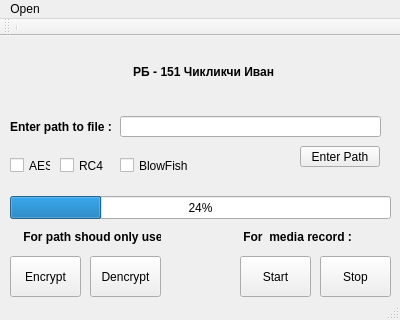
<?xml version="1.0" encoding="UTF-8"?>
<ui version="4.0">
 <class>MainWindow</class>
 <widget class="QMainWindow" name="MainWindow">
  <property name="geometry">
   <rect>
    <x>0</x>
    <y>0</y>
    <width>400</width>
    <height>320</height>
   </rect>
  </property>
  <property name="minimumSize">
   <size>
    <width>400</width>
    <height>320</height>
   </size>
  </property>
  <property name="maximumSize">
   <size>
    <width>400</width>
    <height>320</height>
   </size>
  </property>
  <property name="windowTitle">
   <string>MainWindow</string>
  </property>
  <widget class="QWidget" name="centralWidget">
   <widget class="QPushButton" name="Encrypt">
    <property name="geometry">
     <rect>
      <x>10</x>
      <y>220</y>
      <width>71</width>
      <height>41</height>
     </rect>
    </property>
    <property name="cursor">
     <cursorShape>PointingHandCursor</cursorShape>
    </property>
    <property name="text">
     <string>Encrypt</string>
    </property>
   </widget>
   <widget class="QProgressBar" name="progressBar">
    <property name="geometry">
     <rect>
      <x>10</x>
      <y>160</y>
      <width>381</width>
      <height>23</height>
     </rect>
    </property>
    <property name="value">
     <number>24</number>
    </property>
   </widget>
   <widget class="QLabel" name="label">
    <property name="geometry">
     <rect>
      <x>10</x>
      <y>70</y>
      <width>101</width>
      <height>41</height>
     </rect>
    </property>
    <property name="font">
     <font>
      <weight>75</weight>
      <bold>true</bold>
     </font>
    </property>
    <property name="text">
     <string>Enter path to file :</string>
    </property>
   </widget>
   <widget class="QLineEdit" name="lineEdit">
    <property name="geometry">
     <rect>
      <x>120</x>
      <y>80</y>
      <width>261</width>
      <height>21</height>
     </rect>
    </property>
   </widget>
   <widget class="QPushButton" name="setPath">
    <property name="geometry">
     <rect>
      <x>300</x>
      <y>110</y>
      <width>80</width>
      <height>21</height>
     </rect>
    </property>
    <property name="cursor">
     <cursorShape>PointingHandCursor</cursorShape>
    </property>
    <property name="text">
     <string>Enter Path</string>
    </property>
   </widget>
   <widget class="QPushButton" name="Decrypt">
    <property name="geometry">
     <rect>
      <x>90</x>
      <y>220</y>
      <width>71</width>
      <height>41</height>
     </rect>
    </property>
    <property name="cursor">
     <cursorShape>PointingHandCursor</cursorShape>
    </property>
    <property name="contextMenuPolicy">
     <enum>Qt::CustomContextMenu</enum>
    </property>
    <property name="text">
     <string>Dencrypt</string>
    </property>
    <property name="checkable">
     <bool>false</bool>
    </property>
    <property name="autoRepeatInterval">
     <number>102</number>
    </property>
    <property name="autoDefault">
     <bool>false</bool>
    </property>
   </widget>
   <widget class="QLabel" name="label_2">
    <property name="geometry">
     <rect>
      <x>70</x>
      <y>20</y>
      <width>261</width>
      <height>31</height>
     </rect>
    </property>
    <property name="font">
     <font>
      <weight>75</weight>
      <bold>true</bold>
     </font>
    </property>
    <property name="text">
     <string>                   РБ - 151 Чикликчи Иван</string>
    </property>
   </widget>
   <widget class="QLabel" name="label_3">
    <property name="geometry">
     <rect>
      <x>20</x>
      <y>190</y>
      <width>141</width>
      <height>21</height>
     </rect>
    </property>
    <property name="font">
     <font>
      <weight>75</weight>
      <bold>true</bold>
     </font>
    </property>
    <property name="text">
     <string> For path shoud only use :</string>
    </property>
   </widget>
   <widget class="QPushButton" name="Start">
    <property name="geometry">
     <rect>
      <x>240</x>
      <y>220</y>
      <width>71</width>
      <height>41</height>
     </rect>
    </property>
    <property name="cursor">
     <cursorShape>PointingHandCursor</cursorShape>
    </property>
    <property name="contextMenuPolicy">
     <enum>Qt::CustomContextMenu</enum>
    </property>
    <property name="text">
     <string>Start</string>
    </property>
    <property name="checkable">
     <bool>false</bool>
    </property>
    <property name="autoRepeatInterval">
     <number>102</number>
    </property>
    <property name="autoDefault">
     <bool>false</bool>
    </property>
   </widget>
   <widget class="QPushButton" name="Stop">
    <property name="geometry">
     <rect>
      <x>320</x>
      <y>220</y>
      <width>71</width>
      <height>41</height>
     </rect>
    </property>
    <property name="cursor">
     <cursorShape>PointingHandCursor</cursorShape>
    </property>
    <property name="contextMenuPolicy">
     <enum>Qt::CustomContextMenu</enum>
    </property>
    <property name="text">
     <string>Stop</string>
    </property>
    <property name="checkable">
     <bool>false</bool>
    </property>
    <property name="autoRepeatInterval">
     <number>102</number>
    </property>
    <property name="autoDefault">
     <bool>false</bool>
    </property>
   </widget>
   <widget class="QLabel" name="label_4">
    <property name="geometry">
     <rect>
      <x>240</x>
      <y>190</y>
      <width>141</width>
      <height>21</height>
     </rect>
    </property>
    <property name="font">
     <font>
      <weight>75</weight>
      <bold>true</bold>
     </font>
    </property>
    <property name="text">
     <string> For  media record :</string>
    </property>
   </widget>
   <widget class="QCheckBox" name="AES">
    <property name="geometry">
     <rect>
      <x>10</x>
      <y>120</y>
      <width>41</width>
      <height>19</height>
     </rect>
    </property>
    <property name="text">
     <string>AES</string>
    </property>
   </widget>
   <widget class="QCheckBox" name="RC4">
    <property name="geometry">
     <rect>
      <x>60</x>
      <y>120</y>
      <width>51</width>
      <height>19</height>
     </rect>
    </property>
    <property name="text">
     <string>RC4</string>
    </property>
   </widget>
   <widget class="QCheckBox" name="Blowfish">
    <property name="geometry">
     <rect>
      <x>120</x>
      <y>120</y>
      <width>71</width>
      <height>19</height>
     </rect>
    </property>
    <property name="text">
     <string>BlowFish</string>
    </property>
   </widget>
  </widget>
  <widget class="QMenuBar" name="menuBar">
   <property name="geometry">
    <rect>
     <x>0</x>
     <y>0</y>
     <width>400</width>
     <height>20</height>
    </rect>
   </property>
   <widget class="QMenu" name="menuOpen">
    <property name="title">
     <string>Open</string>
    </property>
   </widget>
   <addaction name="menuOpen"/>
  </widget>
  <widget class="QToolBar" name="mainToolBar">
   <attribute name="toolBarArea">
    <enum>TopToolBarArea</enum>
   </attribute>
   <attribute name="toolBarBreak">
    <bool>false</bool>
   </attribute>
   <addaction name="separator"/>
  </widget>
  <widget class="QStatusBar" name="statusBar"/>
 </widget>
 <layoutdefault spacing="6" margin="11"/>
 <resources/>
 <connections/>
</ui>
